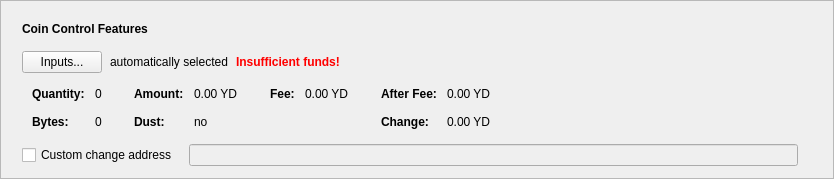
      <widget class="QFrame" name="frameCoinControl">
       <property name="sizePolicy">
        <sizepolicy hsizetype="Expanding" vsizetype="Fixed">
         <horstretch>0</horstretch>
         <verstretch>0</verstretch>
        </sizepolicy>
       </property>
       <property name="frameShape">
        <enum>QFrame::StyledPanel</enum>
       </property>
       <property name="frameShadow">
        <enum>QFrame::Raised</enum>
       </property>
       <layout class="QVBoxLayout" name="verticalLayout_2">
        <item>
         <layout class="QVBoxLayout" name="verticalLayoutCoinControl" stretch="0,0,0,0,0">
          <property name="spacing">
           <number>0</number>
          </property>
          <property name="sizeConstraint">
           <enum>QLayout::SetDefaultConstraint</enum>
          </property>
          <property name="leftMargin">
           <number>10</number>
          </property>
          <property name="topMargin">
           <number>10</number>
          </property>
          <item>
           <layout class="QHBoxLayout" name="horizontalLayoutCoinControl1">
            <property name="bottomMargin">
             <number>15</number>
            </property>
            <item>
             <widget class="QLabel" name="labelCoinControlFeatures">
              <property name="sizePolicy">
               <sizepolicy hsizetype="Preferred" vsizetype="Maximum">
                <horstretch>0</horstretch>
                <verstretch>0</verstretch>
               </sizepolicy>
              </property>
              <property name="font">
               <font>
                <weight>75</weight>
                <bold>true</bold>
               </font>
              </property>
              <property name="styleSheet">
               <string notr="true">font-weight:bold;</string>
              </property>
              <property name="text">
               <string>Coin Control Features</string>
              </property>
             </widget>
            </item>
           </layout>
          </item>
          <item>
           <layout class="QHBoxLayout" name="horizontalLayoutCoinControl2" stretch="0,0,0,0">
            <property name="spacing">
             <number>8</number>
            </property>
            <property name="bottomMargin">
             <number>10</number>
            </property>
            <item>
             <widget class="QPushButton" name="pushButtonCoinControl">
              <property name="styleSheet">
               <string notr="true"/>
              </property>
              <property name="text">
               <string>Inputs...</string>
              </property>
              <property name="autoDefault">
               <bool>false</bool>
              </property>
             </widget>
            </item>
            <item>
             <widget class="QLabel" name="labelCoinControlAutomaticallySelected">
              <property name="text">
               <string>automatically selected</string>
              </property>
              <property name="margin">
               <number>5</number>
              </property>
             </widget>
            </item>
            <item>
             <widget class="QLabel" name="labelCoinControlInsuffFunds">
              <property name="font">
               <font>
                <weight>75</weight>
                <bold>true</bold>
               </font>
              </property>
              <property name="styleSheet">
               <string notr="true">color:red;font-weight:bold;</string>
              </property>
              <property name="text">
               <string>Insufficient funds!</string>
              </property>
              <property name="margin">
               <number>5</number>
              </property>
             </widget>
            </item>
            <item>
             <spacer name="horizontalSpacerCoinControl">
              <property name="orientation">
               <enum>Qt::Horizontal</enum>
              </property>
              <property name="sizeHint" stdset="0">
               <size>
                <width>40</width>
                <height>1</height>
               </size>
              </property>
             </spacer>
            </item>
           </layout>
          </item>
          <item>
           <widget class="QWidget" name="widgetCoinControl" native="true">
            <property name="sizePolicy">
             <sizepolicy hsizetype="Preferred" vsizetype="Preferred">
              <horstretch>0</horstretch>
              <verstretch>0</verstretch>
             </sizepolicy>
            </property>
            <property name="minimumSize">
             <size>
              <width>0</width>
              <height>0</height>
             </size>
            </property>
            <property name="styleSheet">
             <string notr="true"/>
            </property>
            <layout class="QHBoxLayout" name="horizontalLayoutCoinControl5">
             <property name="leftMargin">
              <number>0</number>
             </property>
             <property name="topMargin">
              <number>0</number>
             </property>
             <property name="rightMargin">
              <number>0</number>
             </property>
             <property name="bottomMargin">
              <number>0</number>
             </property>
             <item>
              <layout class="QHBoxLayout" name="horizontalLayoutCoinControl3" stretch="0,0,0,1">
               <property name="spacing">
                <number>20</number>
               </property>
               <property name="topMargin">
                <number>0</number>
               </property>
               <property name="bottomMargin">
                <number>10</number>
               </property>
               <item>
                <layout class="QFormLayout" name="formLayoutCoinControl1">
                 <property name="horizontalSpacing">
                  <number>10</number>
                 </property>
                 <property name="verticalSpacing">
                  <number>14</number>
                 </property>
                 <property name="leftMargin">
                  <number>10</number>
                 </property>
                 <property name="topMargin">
                  <number>4</number>
                 </property>
                 <property name="rightMargin">
                  <number>6</number>
                 </property>
                 <item row="0" column="0">
                  <widget class="QLabel" name="labelCoinControlQuantityText">
                   <property name="font">
                    <font>
                     <weight>75</weight>
                     <bold>true</bold>
                    </font>
                   </property>
                   <property name="text">
                    <string>Quantity:</string>
                   </property>
                   <property name="margin">
                    <number>0</number>
                   </property>
                  </widget>
                 </item>
                 <item row="0" column="1">
                  <widget class="QLabel" name="labelCoinControlQuantity">
                   <property name="cursor">
                    <cursorShape>IBeamCursor</cursorShape>
                   </property>
                   <property name="contextMenuPolicy">
                    <enum>Qt::ActionsContextMenu</enum>
                   </property>
                   <property name="text">
                    <string notr="true">0</string>
                   </property>
                   <property name="margin">
                    <number>0</number>
                   </property>
                   <property name="textInteractionFlags">
                    <set>Qt::LinksAccessibleByMouse|Qt::TextSelectableByKeyboard|Qt::TextSelectableByMouse</set>
                   </property>
                  </widget>
                 </item>
                 <item row="1" column="0">
                  <widget class="QLabel" name="labelCoinControlBytesText">
                   <property name="font">
                    <font>
                     <weight>75</weight>
                     <bold>true</bold>
                    </font>
                   </property>
                   <property name="text">
                    <string>Bytes:</string>
                   </property>
                  </widget>
                 </item>
                 <item row="1" column="1">
                  <widget class="QLabel" name="labelCoinControlBytes">
                   <property name="cursor">
                    <cursorShape>IBeamCursor</cursorShape>
                   </property>
                   <property name="contextMenuPolicy">
                    <enum>Qt::ActionsContextMenu</enum>
                   </property>
                   <property name="text">
                    <string notr="true">0</string>
                   </property>
                   <property name="textInteractionFlags">
                    <set>Qt::LinksAccessibleByMouse|Qt::TextSelectableByKeyboard|Qt::TextSelectableByMouse</set>
                   </property>
                  </widget>
                 </item>
                </layout>
               </item>
               <item>
                <layout class="QFormLayout" name="formLayoutCoinControl2">
                 <property name="horizontalSpacing">
                  <number>10</number>
                 </property>
                 <property name="verticalSpacing">
                  <number>14</number>
                 </property>
                 <property name="leftMargin">
                  <number>6</number>
                 </property>
                 <property name="topMargin">
                  <number>4</number>
                 </property>
                 <property name="rightMargin">
                  <number>6</number>
                 </property>
                 <item row="0" column="0">
                  <widget class="QLabel" name="labelCoinControlAmountText">
                   <property name="font">
                    <font>
                     <weight>75</weight>
                     <bold>true</bold>
                    </font>
                   </property>
                   <property name="text">
                    <string>Amount:</string>
                   </property>
                   <property name="margin">
                    <number>0</number>
                   </property>
                  </widget>
                 </item>
                 <item row="0" column="1">
                  <widget class="QLabel" name="labelCoinControlAmount">
                   <property name="cursor">
                    <cursorShape>IBeamCursor</cursorShape>
                   </property>
                   <property name="contextMenuPolicy">
                    <enum>Qt::ActionsContextMenu</enum>
                   </property>
                   <property name="text">
                    <string notr="true">0.00 YD</string>
                   </property>
                   <property name="textInteractionFlags">
                    <set>Qt::LinksAccessibleByMouse|Qt::TextSelectableByKeyboard|Qt::TextSelectableByMouse</set>
                   </property>
                  </widget>
                 </item>
                 <item row="1" column="0">
                  <widget class="QLabel" name="labelCoinControlLowOutputText">
                   <property name="font">
                    <font>
                     <weight>75</weight>
                     <bold>true</bold>
                    </font>
                   </property>
                   <property name="text">
                    <string>Dust:</string>
                   </property>
                  </widget>
                 </item>
                 <item row="1" column="1">
                  <widget class="QLabel" name="labelCoinControlLowOutput">
                   <property name="cursor">
                    <cursorShape>IBeamCursor</cursorShape>
                   </property>
                   <property name="contextMenuPolicy">
                    <enum>Qt::ActionsContextMenu</enum>
                   </property>
                   <property name="text">
                    <string notr="true">no</string>
                   </property>
                   <property name="textInteractionFlags">
                    <set>Qt::LinksAccessibleByMouse|Qt::TextSelectableByKeyboard|Qt::TextSelectableByMouse</set>
                   </property>
                  </widget>
                 </item>
                </layout>
               </item>
               <item>
                <layout class="QFormLayout" name="formLayoutCoinControl3">
                 <property name="horizontalSpacing">
                  <number>10</number>
                 </property>
                 <property name="verticalSpacing">
                  <number>14</number>
                 </property>
                 <property name="leftMargin">
                  <number>6</number>
                 </property>
                 <property name="topMargin">
                  <number>4</number>
                 </property>
                 <property name="rightMargin">
                  <number>6</number>
                 </property>
                 <item row="0" column="0">
                  <widget class="QLabel" name="labelCoinControlFeeText">
                   <property name="font">
                    <font>
                     <weight>75</weight>
                     <bold>true</bold>
                    </font>
                   </property>
                   <property name="text">
                    <string>Fee:</string>
                   </property>
                   <property name="margin">
                    <number>0</number>
                   </property>
                  </widget>
                 </item>
                 <item row="0" column="1">
                  <widget class="QLabel" name="labelCoinControlFee">
                   <property name="cursor">
                    <cursorShape>IBeamCursor</cursorShape>
                   </property>
                   <property name="contextMenuPolicy">
                    <enum>Qt::ActionsContextMenu</enum>
                   </property>
                   <property name="text">
                    <string notr="true">0.00 YD</string>
                   </property>
                   <property name="textInteractionFlags">
                    <set>Qt::LinksAccessibleByMouse|Qt::TextSelectableByKeyboard|Qt::TextSelectableByMouse</set>
                   </property>
                  </widget>
                 </item>
                </layout>
               </item>
               <item>
                <layout class="QFormLayout" name="formLayoutCoinControl4">
                 <property name="horizontalSpacing">
                  <number>10</number>
                 </property>
                 <property name="verticalSpacing">
                  <number>14</number>
                 </property>
                 <property name="leftMargin">
                  <number>6</number>
                 </property>
                 <property name="topMargin">
                  <number>4</number>
                 </property>
                 <property name="rightMargin">
                  <number>6</number>
                 </property>
                 <item row="0" column="0">
                  <widget class="QLabel" name="labelCoinControlAfterFeeText">
                   <property name="font">
                    <font>
                     <weight>75</weight>
                     <bold>true</bold>
                    </font>
                   </property>
                   <property name="text">
                    <string>After Fee:</string>
                   </property>
                   <property name="margin">
                    <number>0</number>
                   </property>
                  </widget>
                 </item>
                 <item row="0" column="1">
                  <widget class="QLabel" name="labelCoinControlAfterFee">
                   <property name="cursor">
                    <cursorShape>IBeamCursor</cursorShape>
                   </property>
                   <property name="contextMenuPolicy">
                    <enum>Qt::ActionsContextMenu</enum>
                   </property>
                   <property name="text">
                    <string notr="true">0.00 YD</string>
                   </property>
                   <property name="textInteractionFlags">
                    <set>Qt::LinksAccessibleByMouse|Qt::TextSelectableByKeyboard|Qt::TextSelectableByMouse</set>
                   </property>
                  </widget>
                 </item>
                 <item row="1" column="0">
                  <widget class="QLabel" name="labelCoinControlChangeText">
                   <property name="font">
                    <font>
                     <weight>75</weight>
                     <bold>true</bold>
                    </font>
                   </property>
                   <property name="text">
                    <string>Change:</string>
                   </property>
                  </widget>
                 </item>
                 <item row="1" column="1">
                  <widget class="QLabel" name="labelCoinControlChange">
                   <property name="cursor">
                    <cursorShape>IBeamCursor</cursorShape>
                   </property>
                   <property name="contextMenuPolicy">
                    <enum>Qt::ActionsContextMenu</enum>
                   </property>
                   <property name="text">
                    <string notr="true">0.00 YD</string>
                   </property>
                   <property name="textInteractionFlags">
                    <set>Qt::LinksAccessibleByMouse|Qt::TextSelectableByKeyboard|Qt::TextSelectableByMouse</set>
                   </property>
                  </widget>
                 </item>
                </layout>
               </item>
              </layout>
             </item>
            </layout>
           </widget>
          </item>
          <item>
           <layout class="QHBoxLayout" name="horizontalLayoutCoinControl4" stretch="0,0,0">
            <property name="spacing">
             <number>12</number>
            </property>
            <property name="sizeConstraint">
             <enum>QLayout::SetDefaultConstraint</enum>
            </property>
            <property name="topMargin">
             <number>5</number>
            </property>
            <property name="rightMargin">
             <number>5</number>
            </property>
            <item>
             <widget class="QCheckBox" name="checkBoxCoinControlChange">
              <property name="toolTip">
               <string>If this is activated, but the change address is empty or invalid, change will be sent to a newly generated address.</string>
              </property>
              <property name="text">
               <string>Custom change address</string>
              </property>
             </widget>
            </item>
            <item>
             <widget class="QValidatedLineEdit" name="lineEditCoinControlChange">
              <property name="enabled">
               <bool>false</bool>
              </property>
              <property name="sizePolicy">
               <sizepolicy hsizetype="Expanding" vsizetype="Fixed">
                <horstretch>0</horstretch>
                <verstretch>0</verstretch>
               </sizepolicy>
              </property>
             </widget>
            </item>
            <item>
             <widget class="QLabel" name="labelCoinControlChangeLabel">
              <property name="sizePolicy">
               <sizepolicy hsizetype="Preferred" vsizetype="Expanding">
                <horstretch>0</horstretch>
                <verstretch>0</verstretch>
               </sizepolicy>
              </property>
              <property name="minimumSize">
               <size>
                <width>0</width>
                <height>0</height>
               </size>
              </property>
              <property name="text">
               <string/>
              </property>
              <property name="margin">
               <number>3</number>
              </property>
             </widget>
            </item>
           </layout>
          </item>
          <item>
           <spacer name="verticalSpacerCoinControl">
            <property name="orientation">
             <enum>Qt::Vertical</enum>
            </property>
            <property name="sizeType">
             <enum>QSizePolicy::Expanding</enum>
            </property>
            <property name="sizeHint" stdset="0">
             <size>
              <width>800</width>
              <height>1</height>
             </size>
            </property>
           </spacer>
          </item>
         </layout>
        </item>
       </layout>
      </widget>
